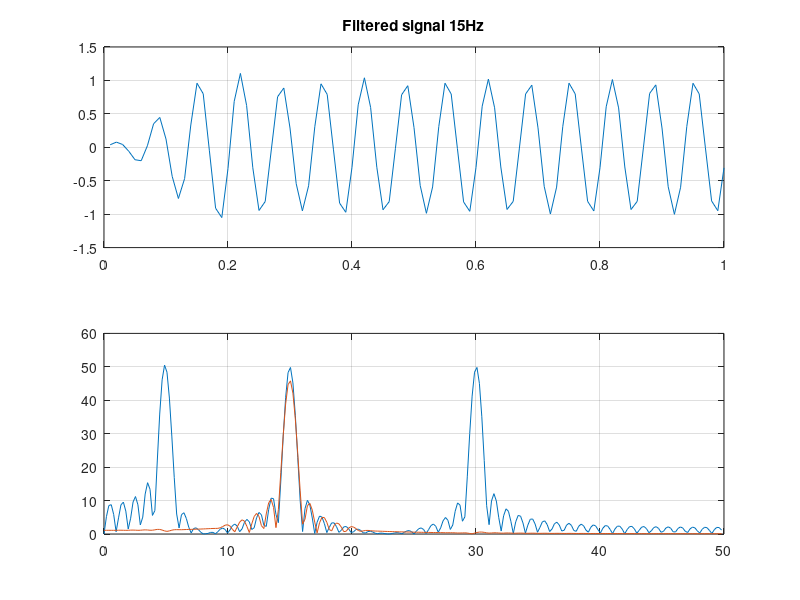

Reproduce this figure in MATLAB.
%Generate a signal s(n) with three sinusoidal components at 5, 15 and 30Hz and sampled 
%at 100Hz. Design an bandpass elliptic filter to keep the 15Hz sinusoid and eliminate the 
%5 and 30Hz harmonics.
fs=100; t=(1:100)/fs;
s= sin(2*pi*5*t)+sin(2*pi*15*t)+sin(2*pi*30*t);
plot(t,s); grid;
title('Time domain waveform (5,15,30 Hz)');
% Design filter to keep 15 Hz and remove others
wp1=10/50; wp2=20/50; ws1=5/50; ws2=25/50;
wp=[wp1,wp2]; ws=[ws1,ws2]; rp=0.1; rs=40;
[n,wn]=ellipord(wp,ws,rp,rs)
[b,a] = ellip(n,rp,rs,wn);
freqz(b,a);
[H,w] = freqz(b,a);
plot(w*fs/(2*pi),abs(H)); grid;
sf = filter(b,a,s);
subplot(211); plot(t,sf); grid;
title('Filtered signal 15Hz');
S= fft(s,512); SF=fft(sf,512);
f=(0:255)/256*(fs/2);
subplot(212); plot(f, abs([S(1:256)', SF(1:256)'])); grid